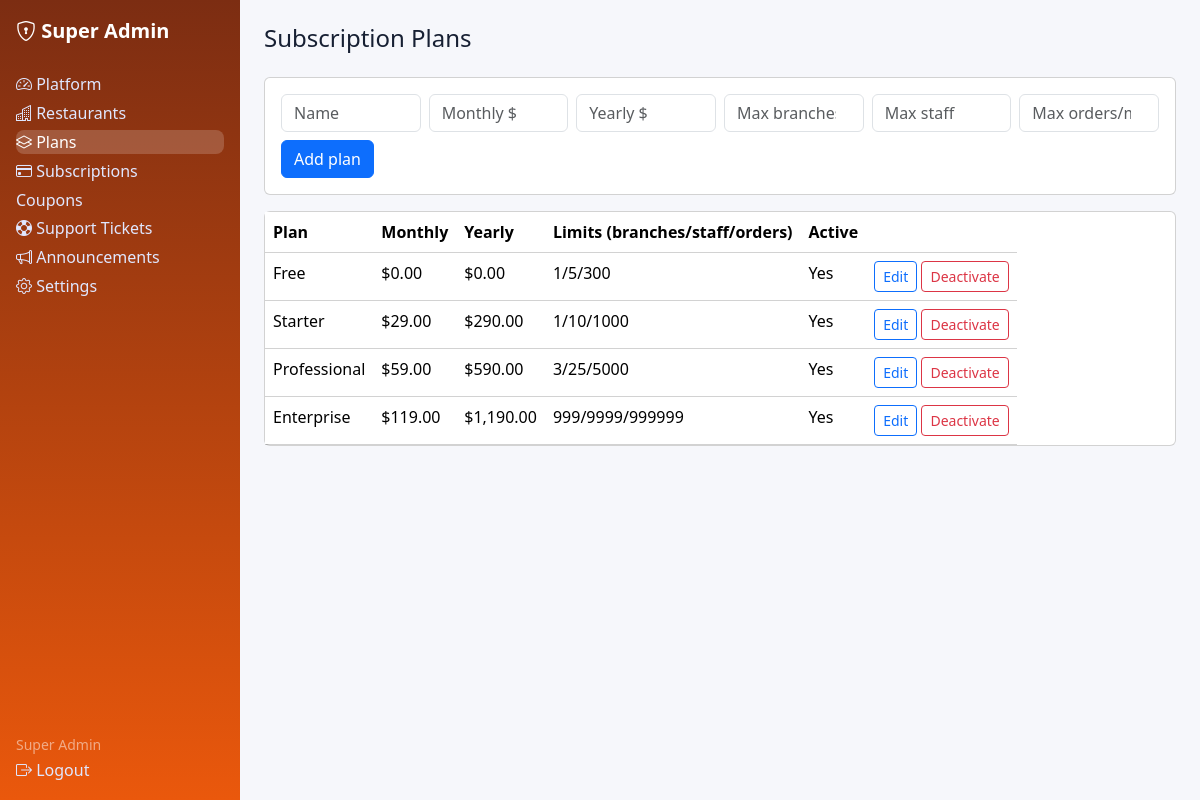
The page /super-admin/plans.php (signed in) on the database its author committed.
### tables this page shows
CREATE TABLE plans (id INT UNSIGNED AUTO_INCREMENT PRIMARY KEY, name VARCHAR(80) NOT NULL, slug VARCHAR(80) NOT NULL UNIQUE, price_monthly DECIMAL(10,2) NOT NULL DEFAULT 0, price_yearly DECIMAL(10,2) NOT NULL DEFAULT 0, max_branches INT NOT NULL DEFAULT 1, max_users INT NOT NULL DEFAULT 5, max_orders INT NOT NULL DEFAULT 500, features TEXT NULL, is_active TINYINT(1) NOT NULL DEFAULT 1, created_at DATETIME NOT NULL DEFAULT CURRENT_TIMESTAMP);

### includes/functions.php (called while the page is built, shortened)
<?php
function e(?string $v): string { return htmlspecialchars($v ?? '', ENT_QUOTES, 'UTF-8'); }
function money($n): string { return '$' . number_format((float)$n, 2); }

### super-admin/plans.php (the view, shortened to what this page needs)
<?php require_once __DIR__ . '/../includes/auth.php'; $user=require_role(['super_admin'], '../auth/login.php'); $pdo=db(); $base='../';
$rows=$pdo->query('SELECT * FROM plans ORDER BY price_monthly')->fetchAll(); $edit=null; if(!empty($_GET['edit'])){$s=$pdo->prepare('SELECT * FROM plans WHERE id=?');$s->execute([(int)$_GET['edit']]);$edit=$s->fetch();}
include __DIR__ . '/header.php'; ?>
<div class="card p-3 mb-3"><form class="row g-2" method="post"><?= csrf_field() ?><input type="hidden" name="id" value="<?= e($edit['id']??'') ?>">
<?php foreach([['name','Name','text'],['price_monthly','Monthly $','number'],['price_yearly','Yearly $','number'],['max_branches','Max branches','number'],['max_users','Max staff','number'],['max_orders','Max orders/mo','number']] as [$f,$l,$t]): ?><div class="col-md-2"><input class="form-control" type="<?= $t ?>" step="any" name="<?= $f ?>" placeholder="<?= $l ?>" value="<?= e($edit[$f]??'') ?>" required></div><?php endforeach; ?>
<div class="col-md-12"><button class="btn btn-primary"><?= $edit?'Update':'Add' ?> plan</button></div></form></div>
<table class="table card"><tr><th>Plan</th><th>Monthly</th><th>Yearly</th><th>Limits (branches/staff/orders)</th><th>Active</th><th></th></tr>
<?php foreach($rows as $r): ?><tr><td><?= e($r['name']) ?></td><td><?= money($r['price_monthly']) ?></td><td><?= money($r['price_yearly']) ?></td><td><?= $r['max_branches'] ?>/<?= $r['max_users'] ?>/<?= $r['max_orders'] ?></td><td><?= $r['is_active']?'Yes':'No' ?></td>
<td><a class="btn btn-sm btn-outline-primary" href="?edit=<?= $r['id'] ?>">Edit</a> <form method="post" class="d-inline"><button class="btn btn-sm btn-outline-danger">Deactivate</button></form></td></tr><?php endforeach; ?></table>
<?php include __DIR__ . '/footer.php'; ?>

### assets/css/style.css (style rules this page uses)
:root { --brand:#ea580c;--bg:#f6f7fb;--card:#fff;--text:#172033 }
body { background:var(--bg);color:var(--text);font-family:system-ui,-apple-system,"Segoe UI",Roboto,sans-serif }

### rows shown on the page
plans: name "Free", price_monthly "$0.00", price_yearly "$0.00", max_branches "1", max_users "5", max_orders "300", is_active "Yes"
plans: name "Starter", price_monthly "$29.00", price_yearly "$290.00", max_branches "1", max_users "10", max_orders "1000", is_active "Yes"
plans: name "Professional", price_monthly "$59.00", price_yearly "$590.00", max_branches "3", max_users "25", max_orders "5000", is_active "Yes"
plans: name "Enterprise", price_monthly "$119.00", price_yearly "$1,190.00", max_branches "999", max_users "9999", max_orders "999999", is_active "Yes"

### other values the page prints
$l "Platform"
$l "Restaurants"
$l "Plans"
$l "Subscriptions"
$l "Coupons"
$l "Support Tickets"
$l "Announcements"
$l "Settings"
current_user()['name'] "Super Admin"
$pageTitle "Subscription Plans"
